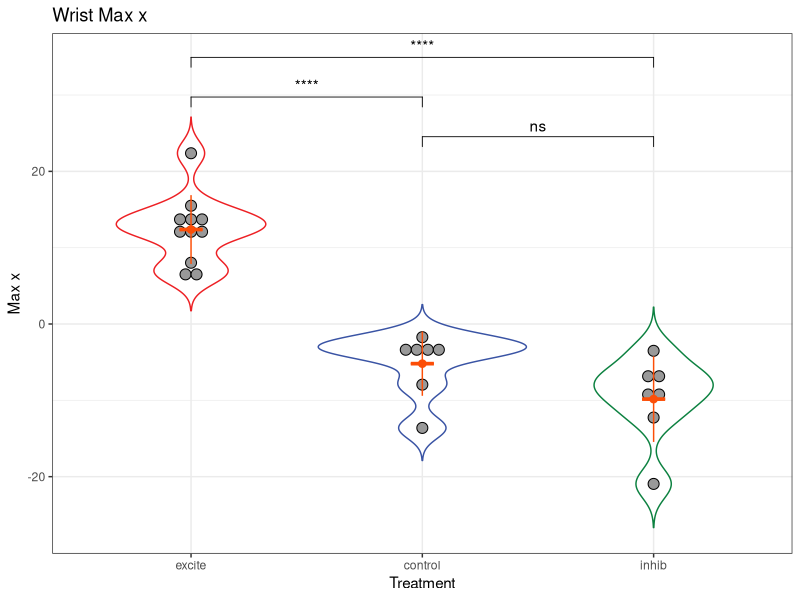
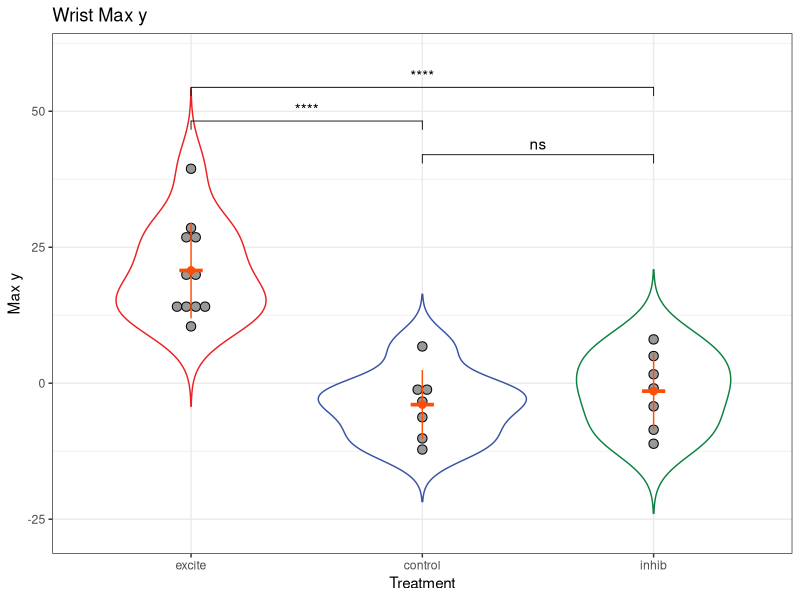
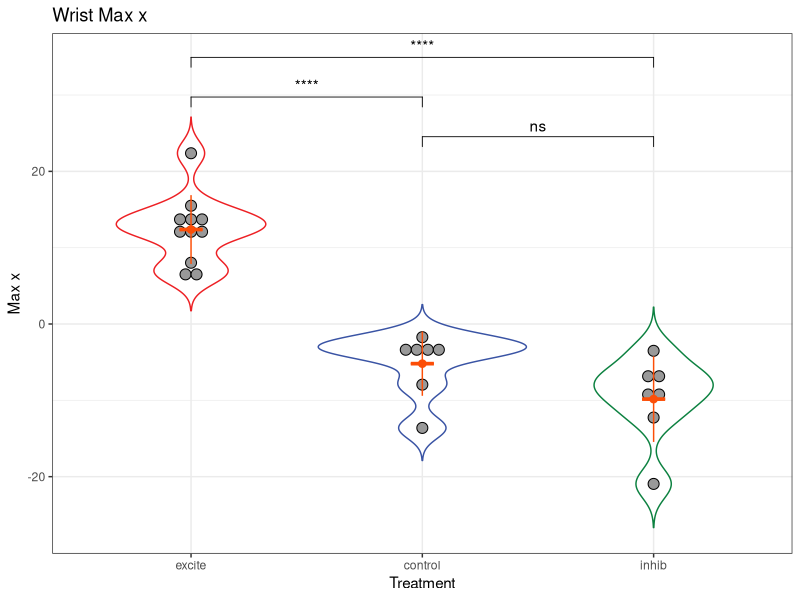
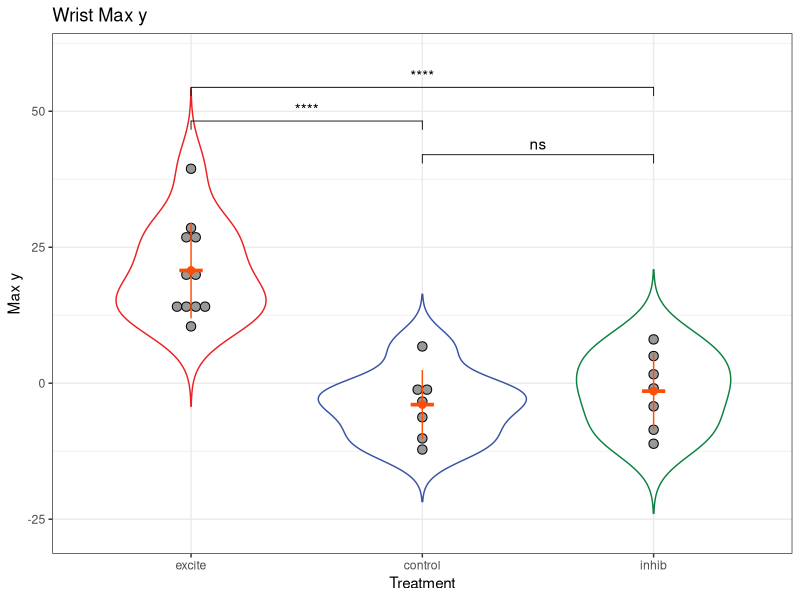

Generate these figures, in order, with R:
## ---- chunk 1
knitr::opts_chunk$set(echo = TRUE)
'%!in%' <- function(x,y)!('%in%'(x,y))
## ---- chunk 2
library(dplyr)
library(tidyr)
library(ggplot2)
library(ggpubr)
library(car)
library(Hmisc)
library(rstatix)
library(emmeans)
library(nlme)
library(stringr)
library(ggforce)

theme_update(plot.title = element_text(hjust = 0.5))
# maybe the plain BW background looks better than the grey stuff
# https://www.datanovia.com/en/lessons/combine-multiple-ggplots-into-a-figure/
#
theme_set(theme_bw())
#+
#    theme(legend.position = "top")
#  )
dfx <- read.csv("alldata_x.csv")
dfy <- read.csv("alldata_y.csv")
## ---- chunk 3
dfx$treatment <- factor(dfx$treatment)
dfx$treatment <- relevel(dfx$treatment,'excite')
dfxt <- dfx %>% filter(time==0.4)
dfxt %>% group_by(treatment) %>%
  summarise(
    count = n(),
    mean = mean(x, na.rm = TRUE),
    sd = sd(x, na.rm = TRUE),
    median = median(x, na.rm = TRUE),
    IQR = IQR(x, na.rm = TRUE)
  )
# Plot it:
# choose comparisons to plot
# http://www.sthda.com/english/articles/32-r-graphics-essentials/132-plot-grouped-data-box-plot-bar-plot-and-more/
my_comps <- list( c("control","inhib"),c("excite","control"),
                  c("excite","inhib") )
dfxt %>% ggplot(aes(x = treatment, y = x,color = treatment))+ 
  #geom_boxplot(aes(color = treatment), show.legend = FALSE)+
  geom_violin(trim = FALSE,show.legend=FALSE) +
  geom_dotplot(
    binaxis='y', stackdir='center',
    color = "black", fill = "#999999",
    ) +
  stat_summary(
    fun.data="mean_sdl",  fun.args = list(mult=1), 
    geom = "pointrange", color = "#FC4E07", size = 0.4
    )+
  stat_summary(fun.y= mean, fun.ymin=mean, fun.ymax=mean, geom="crossbar", width=0.1, color = "#FC4E07", )+
  #geom_sina(aes(color = treatment), show.legend = FALSE)+
  ylab("Max x") +
  xlab("Treatment") +
  coord_cartesian(ylim = c(-27, 35)) +
  scale_color_manual(values = c("#ED2024","#3953A4","#0C8140"))+
  ggtitle("Wrist Max x")+
  stat_compare_means(comparisons=my_comps, label="p.signif") # + # default is Wilcox
  # take out the global comparison, because it's implied that significant
  # since we are doing post hoc tests
  #stat_compare_means(aes(group = treatment), label =  "p.signif", label.y=30,
  #                   method='kruskal.test' ) # actually default is kruskal

#  stat_compare_means(aes(group = treatment), 
#                     method='kruskal.test' )

ggsave('xbox.pdf',width=2.5,height=3,units='in')
kruskal.test(x ~ treatment, data = dfxt)
pairwise.wilcox.test(dfxt$x, dfxt$treatment,
                 p.adjust.method = "BH")
## ---- chunk 4
dfy$treatment <- factor(dfy$treatment)
dfy$treatment <- relevel(dfy$treatment,'excite')
dfyt <- dfy %>% filter(time==0.4)
dfyt %>% group_by(treatment) %>%
  summarise(
    count = n(),
    mean = mean(y, na.rm = TRUE),
    sd = sd(y, na.rm = TRUE),
    median = median(y, na.rm = TRUE),
    IQR = IQR(y, na.rm = TRUE)
  )
# let's try to add the overbars and stars
# Statistical test
stat.test <- dfyt %>%
  kruskal.test(x=.$y, g=.$treatment) %>%
  add_significance()
stat.test
#stat.test <- tidy(stat.test %>% add_xy_position(x = "treatment"))
dfyt %>% ggplot(aes(x = treatment, y = y, color=treatment))+ 
  #geom_boxplot(aes(color = treatment), show.legend = FALSE)+
  geom_violin(trim = FALSE,show.legend=FALSE) +
  geom_dotplot(
    binaxis='y', stackdir='center',
    color = "black", fill = "#999999",
    ) +
  stat_summary(
    fun.data="mean_sdl",  fun.args = list(mult=1), 
    geom = "pointrange", color = "#FC4E07", size = 0.4
    )+
  stat_summary(fun.y= mean, fun.ymin=mean, fun.ymax=mean, geom="crossbar", width=0.1, color = "#FC4E07", )+
ylab("Max y") +
  xlab("Treatment") +
  coord_cartesian(ylim = c(-27, 60)) +
  scale_color_manual(values = c("#ED2024","#3953A4","#0C8140"))+
  ggtitle("Wrist Max y") +
  stat_compare_means(comparisons=my_comps, label="p.signif") # + # default is Wilcox
  #stat_compare_means(aes(group = treatment), label =  "p.signif", 
  #                   method='kruskal.test',  hide.ns = TRUE )
ggsave('ybox.pdf',width=2.5,height=3,units='in')
kruskal.test(y ~ treatment, data = dfyt)
pairwise.wilcox.test(dfyt$y, dfyt$treatment,
                 p.adjust.method = "BH")
